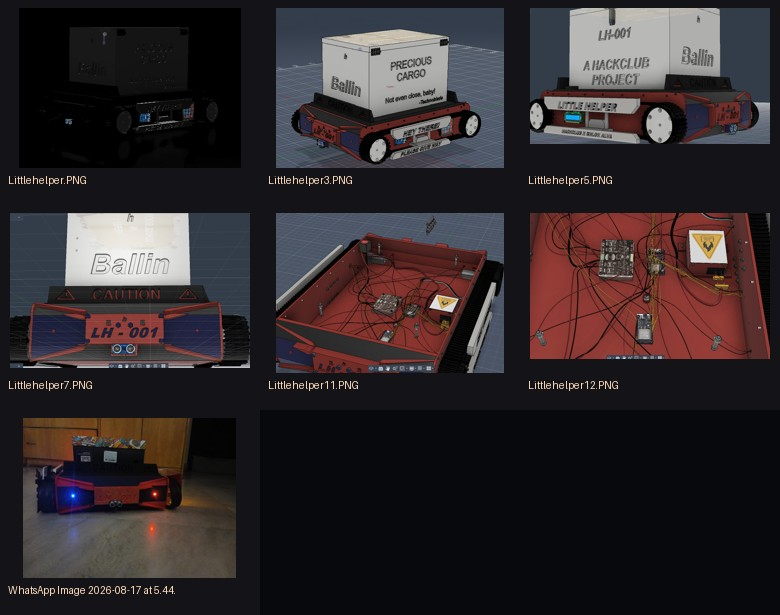
#> input picture .asset-review/littlehelper.jpg, 780 x 615 px, given in place of Littlehelper.PNG, which was not available
$ python make_contact_sheets.py
#> lines starting #> are read from the running program, lines starting #| are printed output that depends on the picture; pictures that were not available may be replaced by others from this repository, and a replacement may not be noted
from pathlib import Path
from PIL import Image, ImageDraw

sets = {
    "littlehelper": [
        Path(r"S:\LittleHelper") / name
        for name in [
            "Littlehelper.PNG",
            "Littlehelper3.PNG",
            "Littlehelper5.PNG",
            "Littlehelper7.PNG",
            "Littlehelper11.PNG",
            "Littlehelper12.PNG",
            "WhatsApp Image 2026-08-17 at 5.44.32 (1).jpeg",
            "WhatsApp Image 2026-08-17 at 5.44.36 (1).jpeg",
            "WhatsApp Image 2026-08-17 at 5.44.37 PM.jpeg",
        ]
    ],
    "dinoco": [
        Path(r"S:\Team Dinoco") / name
        for name in [
            "group photo 4.png",
            "group photo 3.png",
            "group photo.png",
            "Journey.png",
            "Strategy.png",
            "Capture.PNG",
            "Logo.jfif",
            "output-onlinepngtools (3).png",
        ]
    ],
    "cern": [
        Path(r"E:\Cern Photos") / name
        for name in [
            "WhatsApp Image 2026-05-10 at 7.36.39 PM (1).jpeg",
            "WhatsApp Image 2026-05-10 at 11.00.42 AM.jpeg",
            "WhatsApp Image 2026-05-10 at 11.00.42 AM (1).jpeg",
            "WhatsApp Image 2026-05-10 at 9.18.37 PM.jpeg",
            "IMG20260508093828.jpg",
            "IMG20260508102002.jpg",
            "GOPR0302.JPG",
        ]
    ],
    "dwello": [
        Path(r"C:\Users\Shlok Alva\Downloads") / name
        for name in [
            "Turbofan Can Type Shlok Dwello.png",
            "Turbofan Can Type Shlok Dwello2.png",
            "Turbofan Can Type Shlok Dwello3.png",
        ]
    ],
}

outdir = Path(r"S:\Shlokalva.com\.asset-review")
outdir.mkdir(exist_ok=True)

for name, paths in sets.items():
    thumbs = []
    for path in paths:
        if not path.exists() or path.suffix.lower() not in [".png", ".jpg", ".jpeg", ".jfif"]:
            continue
        image = Image.open(path).convert("RGB")
#> image is the input picture: PIL image 780x615 RGB; mean R, G, B 48.9, 41.5, 44.1
        image.thumbnail((240, 160))
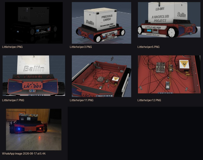
#> image: PIL image 203x160 RGB; mean R, G, B 48.9, 41.5, 44.1
        canvas = Image.new("RGB", (260, 205), (20, 20, 24))
        canvas.paste(image, ((260 - image.width) // 2, 8))
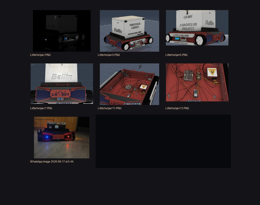
#> canvas: PIL image 260x205 RGB; mean R, G, B 37.6, 33.1, 36.3
        draw = ImageDraw.Draw(canvas)
        draw.text((8, 174), path.name[:34], fill=(255, 220, 190))
        thumbs.append(canvas)

    if not thumbs:
        continue

    cols = 3
    rows = (len(thumbs) + cols - 1) // cols
    sheet = Image.new("RGB", (cols * 260, rows * 205), (8, 9, 12))
    for index, thumb in enumerate(thumbs):
        sheet.paste(thumb, ((index % cols) * 260, (index // cols) * 205))
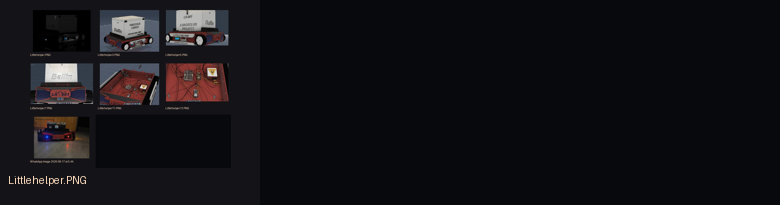
#> sheet: PIL image 780x205 RGB; mean R, G, B 18.2, 17.3, 20.3
    output = outdir / f"{name}.jpg"
    sheet.save(output, quality=90)
    print(output)
